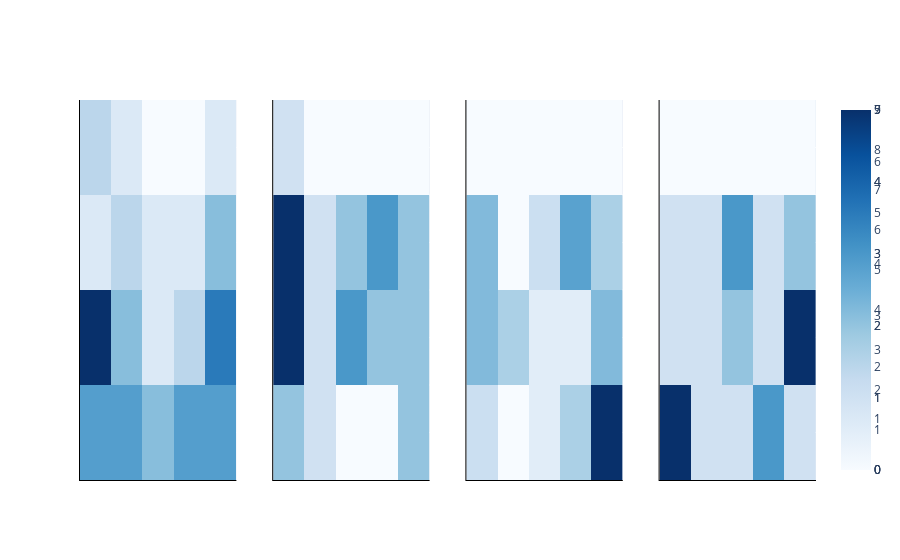

The code cell stored with this chart in its notebook:
### Code cell
fig_all.update_xaxes(showticklabels = False, linecolor='black')
fig_all.update_yaxes(showticklabels = False, linecolor='black')
iplot(fig_all)

### Figure 1 — Plotly figure (JSON) as saved in the notebook; plotly's stock layout.template omitted (floating-point values rounded to 4 significant figures)
{"data": [{"colorscale": [[0, "rgb(247,251,255)"], [0.125, "rgb(222,235,247)"], [0.25, "rgb(198,219,239)"], [0.375, "rgb(158,202,225)"], [0.5, "rgb(107,174,214)"], [0.625, "rgb(66,146,198)"], [0.75, "rgb(33,113,181)"], [0.875, "rgb(8,81,156)"], [1, "rgb(8,48,107)"]], "type": "heatmap", "x": [1, 2, 3, 4, 5, 1, 2, 3, 4, 5, 1, 2, 3, 4, 5, 1, 2, 3, 4, 5], "xaxis": "x", "y": [4, 4, 4, 4, 4, 3, 3, 3, 3, 3, 2, 2, 2, 2, 2, 1, 1, 1, 1, 1], "yaxis": "y", "z": [2, 1, 0, 0, 1, 1, 2, 1, 1, 3, 7, 3, 1, 2, 5, 4, 4, 3, 4, 4], "zmax": 7, "zmin": 0}, {"colorscale": [[0, "rgb(247,251,255)"], [0.125, "rgb(222,235,247)"], [0.25, "rgb(198,219,239)"], [0.375, "rgb(158,202,225)"], [0.5, "rgb(107,174,214)"], [0.625, "rgb(66,146,198)"], [0.75, "rgb(33,113,181)"], [0.875, "rgb(8,81,156)"], [1, "rgb(8,48,107)"]], "type": "heatmap", "x": [1, 2, 3, 4, 5, 1, 2, 3, 4, 5, 1, 2, 3, 4, 5, 1, 2, 3, 4, 5], "xaxis": "x2", "y": [4, 4, 4, 4, 4, 3, 3, 3, 3, 3, 2, 2, 2, 2, 2, 1, 1, 1, 1, 1], "yaxis": "y2", "z": [1, 0, 0, 0, 0, 5, 1, 2, 3, 2, 5, 1, 3, 2, 2, 2, 1, 0, 0, 2], "zmax": 5, "zmin": 0}, {"colorscale": [[0, "rgb(247,251,255)"], [0.125, "rgb(222,235,247)"], [0.25, "rgb(198,219,239)"], [0.375, "rgb(158,202,225)"], [0.5, "rgb(107,174,214)"], [0.625, "rgb(66,146,198)"], [0.75, "rgb(33,113,181)"], [0.875, "rgb(8,81,156)"], [1, "rgb(8,48,107)"]], "type": "heatmap", "x": [1, 2, 3, 4, 5, 1, 2, 3, 4, 5, 1, 2, 3, 4, 5, 1, 2, 3, 4, 5], "xaxis": "x3", "y": [4, 4, 4, 4, 4, 3, 3, 3, 3, 3, 2, 2, 2, 2, 2, 1, 1, 1, 1, 1], "yaxis": "y3", "z": [0, 0, 0, 0, 0, 4, 0, 2, 5, 3, 4, 3, 1, 1, 4, 2, 0, 1, 3, 9], "zmax": 9, "zmin": 0}, {"colorscale": [[0, "rgb(247,251,255)"], [0.125, "rgb(222,235,247)"], [0.25, "rgb(198,219,239)"], [0.375, "rgb(158,202,225)"], [0.5, "rgb(107,174,214)"], [0.625, "rgb(66,146,198)"], [0.75, "rgb(33,113,181)"], [0.875, "rgb(8,81,156)"], [1, "rgb(8,48,107)"]], "type": "heatmap", "x": [1, 2, 3, 4, 5, 1, 2, 3, 4, 5, 1, 2, 3, 4, 5, 1, 2, 3, 4, 5], "xaxis": "x4", "y": [4, 4, 4, 4, 4, 3, 3, 3, 3, 3, 2, 2, 2, 2, 2, 1, 1, 1, 1, 1], "yaxis": "y4", "z": [0, 0, 0, 0, 0, 1, 1, 3, 1, 2, 1, 1, 2, 1, 5, 5, 1, 1, 3, 1], "zmax": 5, "zmin": 0}], "layout": {"xaxis": {"anchor": "y", "domain": [0, 0.2125], "linecolor": "black", "showticklabels": false}, "xaxis2": {"anchor": "y2", "domain": [0.2625, 0.475], "linecolor": "black", "showticklabels": false}, "xaxis3": {"anchor": "y3", "domain": [0.525, 0.7375], "linecolor": "black", "showticklabels": false}, "xaxis4": {"anchor": "y4", "domain": [0.7875, 1], "linecolor": "black", "showticklabels": false}, "yaxis": {"anchor": "x", "domain": [0, 1], "linecolor": "black", "showticklabels": false}, "yaxis2": {"anchor": "x2", "domain": [0, 1], "linecolor": "black", "showticklabels": false}, "yaxis3": {"anchor": "x3", "domain": [0, 1], "linecolor": "black", "showticklabels": false}, "yaxis4": {"anchor": "x4", "domain": [0, 1], "linecolor": "black", "showticklabels": false}}}
